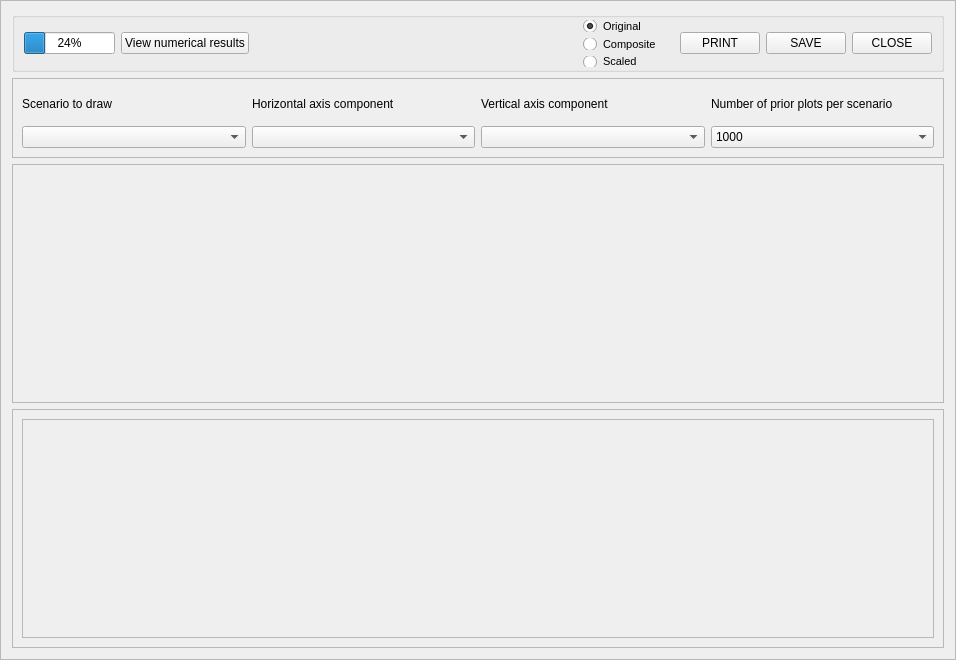
<?xml version="1.0" encoding="UTF-8"?>
<ui version="4.0">
 <class>Frame</class>
 <widget class="QFrame" name="Frame">
  <property name="geometry">
   <rect>
    <x>0</x>
    <y>0</y>
    <width>956</width>
    <height>660</height>
   </rect>
  </property>
  <property name="windowTitle">
   <string>Frame</string>
  </property>
  <property name="frameShape">
   <enum>QFrame::StyledPanel</enum>
  </property>
  <property name="frameShadow">
   <enum>QFrame::Raised</enum>
  </property>
  <layout class="QVBoxLayout" name="verticalLayout">
   <item>
    <widget class="QGroupBox" name="groupBox">
     <property name="sizePolicy">
      <sizepolicy hsizetype="Preferred" vsizetype="Fixed">
       <horstretch>0</horstretch>
       <verstretch>0</verstretch>
      </sizepolicy>
     </property>
     <property name="minimumSize">
      <size>
       <width>0</width>
       <height>60</height>
      </size>
     </property>
     <property name="maximumSize">
      <size>
       <width>16777215</width>
       <height>60</height>
      </size>
     </property>
     <property name="title">
      <string/>
     </property>
     <layout class="QHBoxLayout" name="horizontalLayout">
      <property name="topMargin">
       <number>2</number>
      </property>
      <property name="bottomMargin">
       <number>2</number>
      </property>
      <item>
       <widget class="QProgressBar" name="ACProgress">
        <property name="value">
         <number>24</number>
        </property>
       </widget>
      </item>
      <item>
       <widget class="QPushButton" name="viewLocateButton">
        <property name="text">
         <string>View numerical results</string>
        </property>
       </widget>
      </item>
      <item>
       <spacer name="horizontalSpacer_2">
        <property name="orientation">
         <enum>Qt::Horizontal</enum>
        </property>
        <property name="sizeHint" stdset="0">
         <size>
          <width>200</width>
          <height>20</height>
         </size>
        </property>
       </spacer>
      </item>
      <item>
       <widget class="QLabel" name="analysisNameLabel">
        <property name="font">
         <font>
          <pointsize>11</pointsize>
          <weight>75</weight>
          <bold>true</bold>
         </font>
        </property>
        <property name="text">
         <string/>
        </property>
       </widget>
      </item>
      <item>
       <spacer name="horizontalSpacer">
        <property name="orientation">
         <enum>Qt::Horizontal</enum>
        </property>
        <property name="sizeHint" stdset="0">
         <size>
          <width>400</width>
          <height>20</height>
         </size>
        </property>
       </spacer>
      </item>
      <item>
       <widget class="QFrame" name="parameterChoiceFrame">
        <property name="minimumSize">
         <size>
          <width>100</width>
          <height>0</height>
         </size>
        </property>
        <property name="maximumSize">
         <size>
          <width>100</width>
          <height>16777215</height>
         </size>
        </property>
        <property name="frameShape">
         <enum>QFrame::NoFrame</enum>
        </property>
        <property name="frameShadow">
         <enum>QFrame::Raised</enum>
        </property>
        <layout class="QVBoxLayout" name="verticalLayout_5">
         <property name="topMargin">
          <number>0</number>
         </property>
         <property name="bottomMargin">
          <number>0</number>
         </property>
         <item>
          <widget class="QRadioButton" name="oRadio">
           <property name="font">
            <font>
             <pointsize>8</pointsize>
            </font>
           </property>
           <property name="text">
            <string>Original</string>
           </property>
           <property name="checked">
            <bool>true</bool>
           </property>
          </widget>
         </item>
         <item>
          <widget class="QRadioButton" name="cRadio">
           <property name="font">
            <font>
             <pointsize>8</pointsize>
            </font>
           </property>
           <property name="text">
            <string>Composite</string>
           </property>
          </widget>
         </item>
         <item>
          <widget class="QRadioButton" name="sRadio">
           <property name="font">
            <font>
             <pointsize>8</pointsize>
            </font>
           </property>
           <property name="text">
            <string>Scaled</string>
           </property>
          </widget>
         </item>
        </layout>
       </widget>
      </item>
      <item>
       <widget class="QPushButton" name="printButton">
        <property name="text">
         <string>PRINT</string>
        </property>
       </widget>
      </item>
      <item>
       <widget class="QPushButton" name="savePicturesButton">
        <property name="text">
         <string>SAVE</string>
        </property>
       </widget>
      </item>
      <item>
       <widget class="QPushButton" name="closeButton">
        <property name="text">
         <string>CLOSE</string>
        </property>
       </widget>
      </item>
     </layout>
    </widget>
   </item>
   <item>
    <widget class="QFrame" name="PCAFrame">
     <property name="minimumSize">
      <size>
       <width>0</width>
       <height>80</height>
      </size>
     </property>
     <property name="maximumSize">
      <size>
       <width>16777215</width>
       <height>80</height>
      </size>
     </property>
     <property name="frameShape">
      <enum>QFrame::StyledPanel</enum>
     </property>
     <property name="frameShadow">
      <enum>QFrame::Raised</enum>
     </property>
     <layout class="QGridLayout" name="gridLayout_2">
      <item row="0" column="0">
       <widget class="QLabel" name="scenarioToDrawLabel">
        <property name="text">
         <string>Scenario to draw</string>
        </property>
       </widget>
      </item>
      <item row="0" column="1">
       <widget class="QLabel" name="hAxisToDrawLabel">
        <property name="text">
         <string>Horizontal axis component</string>
        </property>
       </widget>
      </item>
      <item row="0" column="3">
       <widget class="QLabel" name="nbPlotToDrawLabel">
        <property name="text">
         <string>Number of prior plots per scenario</string>
        </property>
       </widget>
      </item>
      <item row="1" column="0">
       <widget class="QComboBox" name="scCombo"/>
      </item>
      <item row="1" column="1">
       <widget class="QComboBox" name="compoHCombo"/>
      </item>
      <item row="1" column="3">
       <widget class="QComboBox" name="nbpCombo">
        <item>
         <property name="text">
          <string>1000</string>
         </property>
        </item>
        <item>
         <property name="text">
          <string>2000</string>
         </property>
        </item>
        <item>
         <property name="text">
          <string>5000</string>
         </property>
        </item>
        <item>
         <property name="text">
          <string>10000</string>
         </property>
        </item>
       </widget>
      </item>
      <item row="0" column="2">
       <widget class="QLabel" name="vAxisToDrawLabel">
        <property name="text">
         <string>Vertical axis component</string>
        </property>
       </widget>
      </item>
      <item row="1" column="2">
       <widget class="QComboBox" name="compoVCombo"/>
      </item>
     </layout>
    </widget>
   </item>
   <item>
    <widget class="QScrollArea" name="scrollArea">
     <property name="widgetResizable">
      <bool>true</bool>
     </property>
     <widget class="QWidget" name="scrollAreaWidgetContents">
      <property name="geometry">
       <rect>
        <x>0</x>
        <y>0</y>
        <width>930</width>
        <height>236</height>
       </rect>
      </property>
      <layout class="QVBoxLayout" name="verticalLayout_2">
       <item>
        <layout class="QHBoxLayout" name="horizontalLayout_2"/>
       </item>
       <item>
        <layout class="QHBoxLayout" name="horizontalLayout_3"/>
       </item>
      </layout>
     </widget>
    </widget>
   </item>
   <item>
    <widget class="QScrollArea" name="PCAScroll">
     <property name="widgetResizable">
      <bool>true</bool>
     </property>
     <widget class="QWidget" name="scrollAreaWidgetContents_2">
      <property name="geometry">
       <rect>
        <x>0</x>
        <y>0</y>
        <width>930</width>
        <height>236</height>
       </rect>
      </property>
      <layout class="QVBoxLayout" name="verticalLayout_4">
       <item>
        <widget class="QFrame" name="PCAGraphFrame">
         <property name="frameShape">
          <enum>QFrame::StyledPanel</enum>
         </property>
         <property name="frameShadow">
          <enum>QFrame::Raised</enum>
         </property>
         <layout class="QVBoxLayout" name="verticalLayout_3"/>
        </widget>
       </item>
      </layout>
     </widget>
    </widget>
   </item>
  </layout>
 </widget>
 <resources/>
 <connections/>
</ui>
